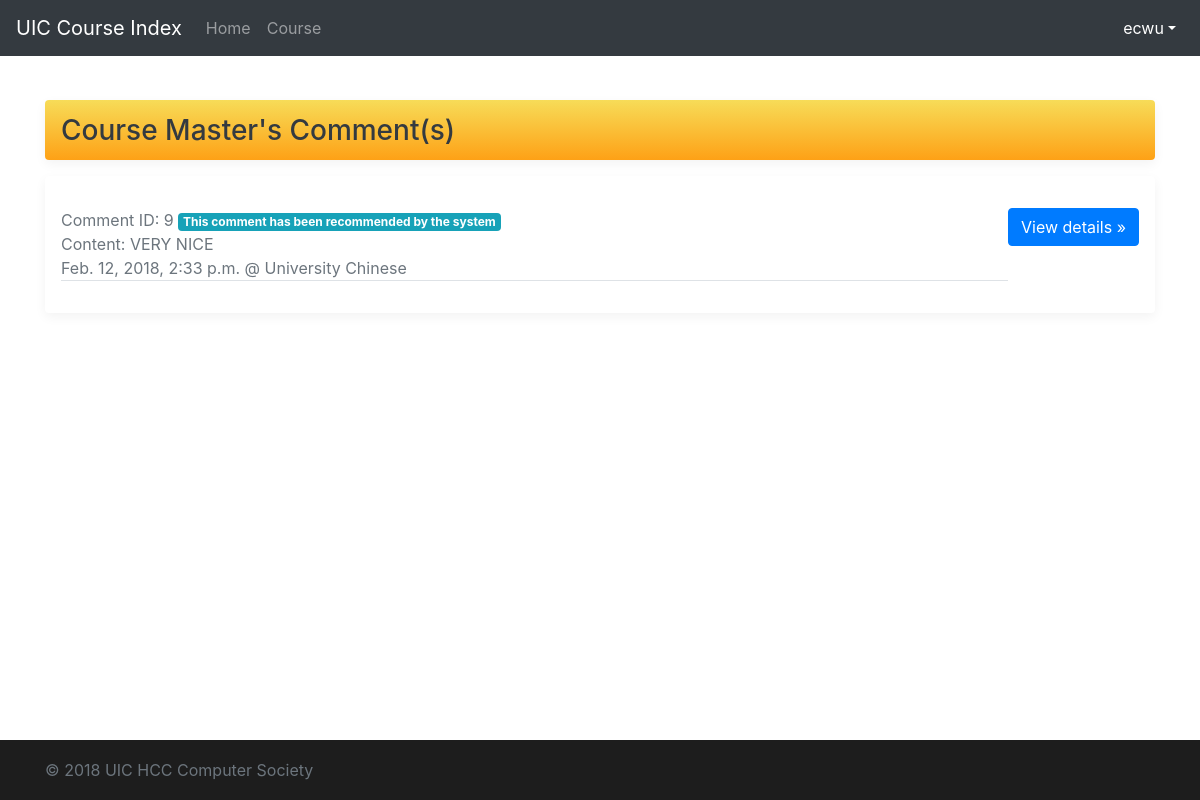
/tools/comments/4 (signed in), run on the app's committed database.
### course/models.py (models this page shows, shortened)
class Comments(models.Model):
    course = models.ForeignKey(Course, on_delete=models.CASCADE)
    sender = models.ForeignKey(User, on_delete=models.CASCADE)
    pub_date = models.DateTimeField(auto_now_add=True)
    content = models.TextField()
    is_recommend = models.BooleanField(default=False)
    is_banned = models.BooleanField(default=False)
    up_vote = models.IntegerField(default=0)
    down_vote = models.IntegerField(default=0)
    pid = models.ForeignKey('self', blank=True, null=True, on_delete=models.DO_NOTHING)
    class Meta:
        ordering = ['up_vote', '-pub_date']

class Course(models.Model):
    UIC_DIVISION = (('DST', 'Division of Science and Technology'),
                    ('DBM', 'Division of Business and Management'),
                    ('DHSS', 'Division of Humanities and Social Sciences'),
                    ('DCC', 'Division of Culture and Creativity'),
                    ('ALL', 'All Division'))
    UIC_MAJOR = (
        ('DST', (
            ('FST', 'Food Science and Technology'),
            ('ENVS', 'Environmental Science'),
            ('APSY', 'Applied Psychology'),
            ('STAT', 'Statistics'),
            ('FM', 'Financial Mathematics'),
            ('CST', 'Computer Science and Technology'),
            ('DS', 'Data Science'),
            ('ALLDST', 'All DST Major')
        )),
        ('DBM', (
            ('ACCT', 'Accounting'),
            ('FIN', 'Finance'),
            ('AE', 'Applied Economics'),
            ('EBIS', 'e-Business Management and Information Systems'),
            ('MHR', 'Management of Human Resources'),
            ('MKT', 'Marketing Management'),
            ('EPIN', 'Entrepreneurship and Innovation'),
            ('ALLDBM', 'All DBM Major')
        )),
        ('DCC', (
            ('CCM', 'Culture, Creativity and Management'),
            ('CTV', 'Cinema and Television'),
            ('MAD', 'Media Arts and Design'),
            ('ALLDCC', 'All DCC Major')
        )),
        ('DHSS', (
            ('GIR', 'Government and International Relations'),
            ('SWSA', 'Social Work and Social Administration'),
            ('IJ', 'International Journalism'),
            ('PRA', 'Public Relations and Advertising'),
            ('ATS', 'Applied Translation Studies '),
            ('ELLS', 'English Language and Literature Studies'),
            ('ALLDHSS', 'All DHSS Major')
        )),
        ('ALL', 'ALL Major')
    )
    UIC_COURSE_CATEGORY = (
        ('BBAC', 'BBA (Hons) Core'),
        ('MR', 'Major Required'),
        ('ME', 'Major Elective'),
        ('GEC', 'General Education Core'),
        ('GED', 'General Education Distribution'),
        ('WPEX', 'Whole Person Education Experiential Learning Modules'),
        ('FE', 'Free Elective')
    )
    UIC_COURSE_UNITS = (
        (3, 'Three Units'),
        (1, 'One Unit')
    )
    course_name_en = models.CharField(max_length=128, null=True)
    course_name_cn = models.CharField(max_length=128, null=True)
    course_code = models.CharField(max_length=32, default='EMPY1003')
    course_units = models.IntegerField(default=3, choices=UIC_COURSE_UNITS)
    course_class = models.CharField(max_length=32, default='DEFAULT_CLASS')
    course_major = models.CharField(max_length=32, default='ALL', choices=UIC_MAJOR)
    course_division = models.CharField(max_length=32, default='ALL', choices=UIC_DIVISION)
    course_category = models.CharField(max_length=32, default='FE', choices=UIC_COURSE_CATEGORY)
    course_descriptions = models.TextField(null=True, default='To be added')
    course_pre_request = models.ForeignKey('self', blank=True, null=True, on_delete=models.DO_NOTHING)
    up_vote = models.IntegerField(default=0)
    down_vote = models.IntegerField(default=0)
    pub_date = models.DateTimeField(auto_now_add=True)
    update_time = models.DateTimeField(auto_now=True)
    view_times = models.IntegerField(default=0)
    is_display_score= models.BooleanField(default=True)
    def __str__(self):
        return self.course_name_en

### course/views.py (the view)
# urls.py: path('tools/comments/<int:user_id>', views.view_your_comment, name='view_your_comment'),
def view_your_comment(request, user_id):
    if not request.user.is_authenticated:
        messages.add_message(request, messages.ERROR, 'No permission.')
        return redirect('/')
    else:
        if str(user_id) == str(request.user.id):
            return redirect('/tools/comments/')
        comment = models.Comments.objects.filter(sender = user_id)
        aim_user = User.objects.get(pk=user_id)
        return render(request, 'tools/onecomment.html', {'comments': comment, 'aim_user': aim_user})

### course/templates/tools/onecomment.html (shortened to what this page needs)
<!doctype html>
<html lang="en">
<head>
    <link href="https://cdn.bootcss.com/bootstrap/4.0.0/css/bootstrap.min.css" rel="stylesheet">
    {% load static %}
    <link href="{% static "course/css/login_page.css" %}" rel="stylesheet">
</head>
<body>
<header>
    <nav class="navbar navbar-expand-md navbar-dark fixed-top bg-dark">
        <a class="navbar-brand" href="{% url 'home_page' %}">UIC Course Index</a>
        <div class="collapse navbar-collapse" id="navbarCollapse">
            <ul class="navbar-nav mr-auto">
                <li class="nav-item">
                    <a class="nav-link" href="{% url 'home_page' %}">Home</a>
                </li>
                <li class="nav-item">
                    <a class="nav-link" href="{% url 'course_list' %}">Course</a>
                </li>
            </ul>
            <ul class="navbar-nav ml-auto">
                <li class="nav-item dropdown show">
                    <a class="nav-link dropdown-toggle" href="#" id="dropdown01" data-toggle="dropdown"
                       aria-haspopup="true" aria-expanded="true">{{ user.username }}</a>
                </li>
            </ul>
        </div>
    </nav>
</header>
<main role="main" class="container">
    <br>
    <div class="d-flex align-items-center p-3 my-3 text-white-50 lightyellow-yellow rounded box-shadow">
        <div class="lh-100" style="width: 100%;">
            <div class="d-flex justify-content-between align-items-center">
                <h3 class="mb-0 text-dark lh-100">{{ aim_user.get_full_name }}'s Comment(s)
                </h3>
            </div>
        </div>
    </div>
    <div class="my-3 p-3 bg-white rounded box-shadow">
        {% if aim_user.is_staff or aim_user.is_superuser or aim_user.groups.all.0.name == "course_master" %}
        {% if user.is_staff or user.is_superuser or user.groups.all.0.name == "course_master" %}
            {% for comment in comments %}
                <div class="media text-muted pt-3">
                    <p class="media-body border-bottom border-gray">
                <span>Comment ID: {{ comment.id }}
                    {% if comment.is_recommend %}
                        <span class="badge badge-info">This comment has been recommended by the system</span>
                    {% endif %}
                </span><br>
                        <span>Content: {{ comment.content }}</span><br>
                        <span>{{ comment.pub_date }} @ {{ comment.course }}</span><br>
                    <p><a href="{% url 'course_detail' comment.course.id %}" class="btn btn-primary">View details »</a>
                    </p>
                    </p>
                </div>
            {% endfor %}
        {% else %}
            <h3 class="text-center">You do not have access to this user's comments</h3>
        {% endif %}
    {% endif %}
    </div>
</main>
<footer class="footer">
    <div class="container">
        <span class="text-muted">&copy; 2018 UIC HCC Computer Society</span>
    </div>
</footer>
{% load static %}
</body>
</html>

### course/static/course/css/login_page.css (style rules this page uses)
html { position: relative; min-height: 100%; }
body { margin-bottom: 60px; font-family: -apple-system, BlinkMacSystemFont, "Segoe UI", "Droid Sans", "Helvetica Neue", "PingFang SC", "Hiragino Sans GB", "Droid Sans Fallback", "Microsoft YaHei", sans-serif; }
.footer { position: absolute; bottom: 0; width: 100%; height: 60px; line-height: 60px; background-color: #1d1d1d; }
body > .container { padding: 60px 15px 0; }
.footer > .container { padding-right: 15px; padding-left: 15px; }

### course/templates/tools/onecomment.html (style rules this page uses)
html, body { overflow-x: hidden; }
.text-white-50 { color: rgba(255, 255, 255, .5); }
.lightyellow-yellow { background: #FEA116; background: -webkit-gradient(linear, left top, left bottom, from(#F7DC58), to(#FEA116)); background: -webkit-linear-gradient(#F7DC58, #FEA116); background: -o-linear-gradient(#F7DC58, #FEA116); background: linear-gradient(#F7DC58, #FEA116); }
.border-bottom { border-bottom: 1px solid #e5e5e5; }
.box-shadow { box-shadow: 0 .25rem .75rem rgba(0, 0, 0, .05); }
.lh-100 { line-height: 1; }

### data on the page
Comments: id "9", shows "This comment has been recommended by the system", content "VERY NICE", pub_date "Feb. 12, 2018, 2:33 p.m.", course "University Chinese"

### other printed values
{{ user.username }} "ecwu"
{{ aim_user.get_full_name }} "Course Master"
